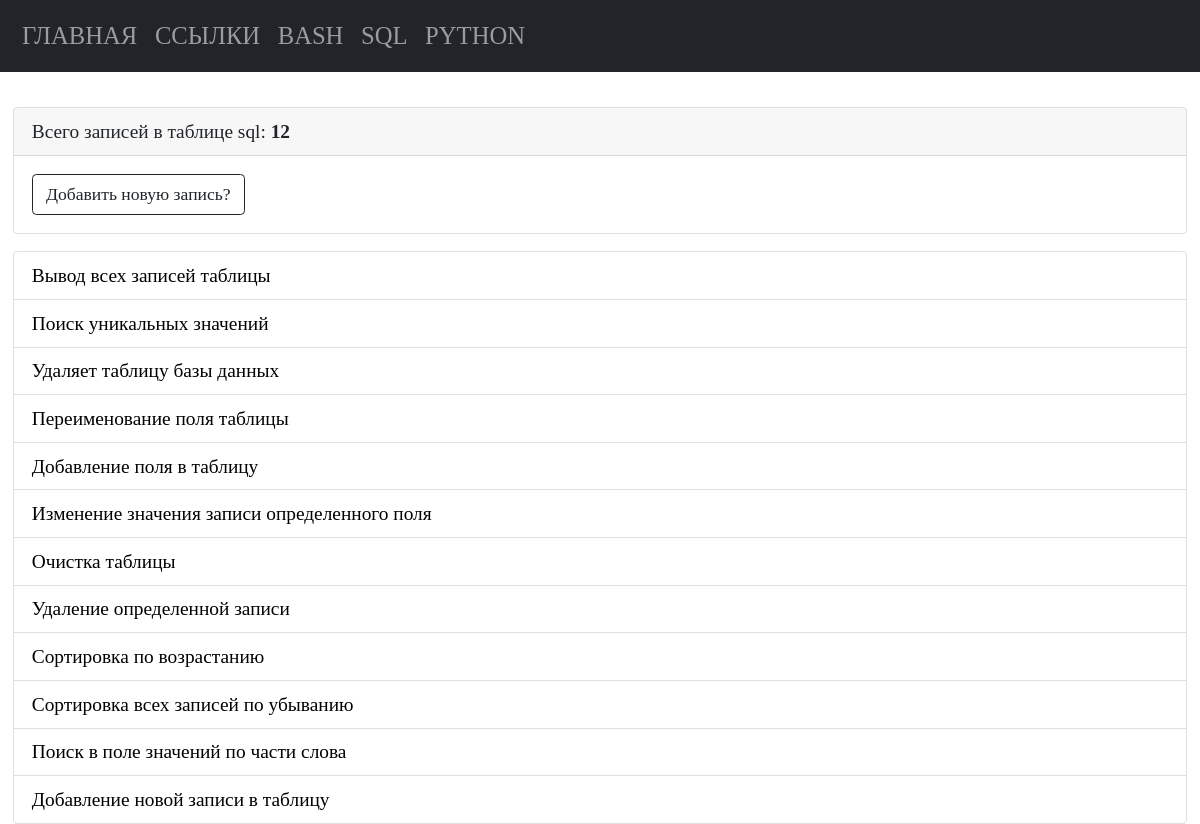
The app's page /sql with its own data.
### tables this page shows
CREATE TABLE [sql] ( 
  "sql_id" INTEGER PRIMARY KEY AUTOINCREMENT,
  "sql_command" TEXT NOT NULL,
  "sql_name" TEXT NOT NULL
, sql_description TEXT);

### app.py (the view)
@app.route("/sql")
def sql_list_commands():
    conn = connect.get_db_connection()
    cur = conn.cursor()
    sql_list_count = cur.execute("SELECT COUNT(*) FROM sql")
    sql_list_count_print = sql_list_count.fetchone()
    sql_list_count_print_int = int(sql_list_count_print[0])
    sql_list = conn.execute("SELECT * FROM sql ORDER BY 1 DESC").fetchall()
    conn.close()
    return render_template("sql/sql_list_commands.html",
                           sql_list=sql_list,
                           sql_list_count_print_int=sql_list_count_print_int,
                           )

### modules/connect.py (called while the page is built)
def get_db_connection():
    db_path = os.path.join(BASE_DIR, '../database.db')
    conn = sqlite3.connect(db_path)
    conn.row_factory = sqlite3.Row
    return conn

### templates/sql/sql_list_commands.html
{% extends "base.html" %} {% block title %}Команды sql{% endblock %} {% block content %}
<div class="card mb-3">
   <div class="card-header">
      Всего записей в таблице sql: <b>{{ sql_list_count_print_int }}</b>
   </div>
   <div class="card-body">
      <p class="card-text">
         <a href="{{ url_for('add_sql_command') }}" class="btn btn-outline-dark">Добавить новую запись?</a>
      </p>
   </div>
</div>
<ul class="list-group">
{% for sql_list in sql_list %}
<li class="list-group-item"><a href="{{ url_for('get_post_sql_command', sql_id=sql_list['sql_id']) }}">{{
      sql_list['sql_name']
      }}</a></li>
{% endfor %}
</ul>
{% endblock %}

### static/styles.css (style rules this page uses)
* { font-family: consolas; font-size: 1.1rem; }
a { color: black; text-decoration: none; }

### records on screen
sql: sql_name "Вывод всех записей таблицы"
sql: sql_name "Поиск уникальных значений"
sql: sql_name "Удаляет таблицу базы данных"
sql: sql_name "Переименование поля таблицы"
sql: sql_name "Добавление поля в таблицу"
sql: sql_name "Изменение значения записи определенного поля"
sql: sql_name "Очистка таблицы"
sql: sql_name "Удаление определенной записи"
sql: sql_name "Сортировка по возрастанию"
sql: sql_name "Сортировка всех записей по убыванию"
sql: sql_name "Поиск в поле значений по части слова"
sql: sql_name "Добавление новой записи в таблицу"

### other values on screen
{{ sql_list_count_print_int }} "12"
